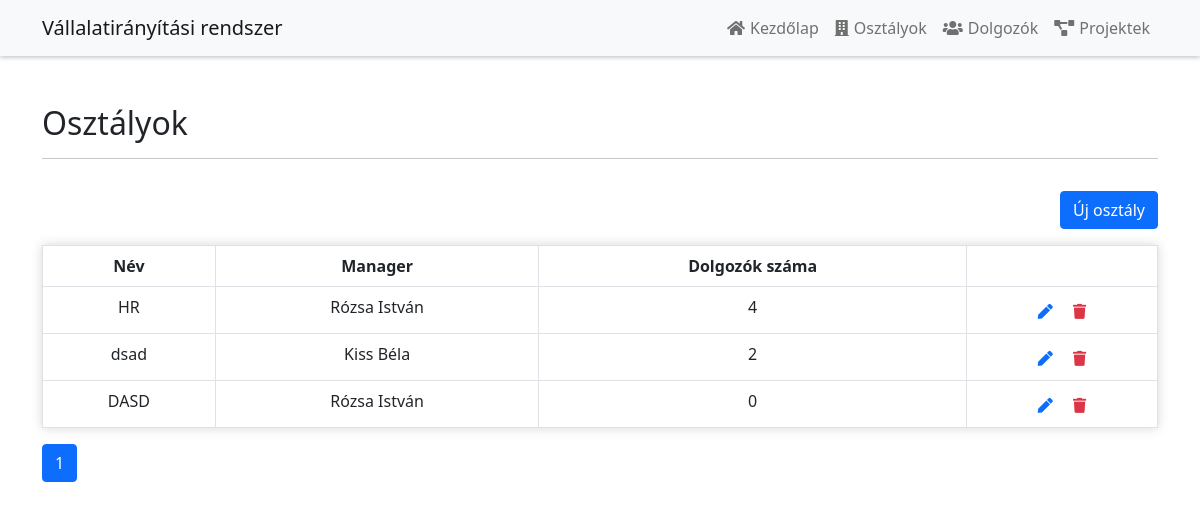
The page /department.php on the database its author committed.
### tables this page shows
CREATE TABLE `osztaly` (
  `id` int(11) NOT NULL,
  `nev` varchar(40) NOT NULL,
  `manager_id` int(11) DEFAULT NULL
);

CREATE TABLE `dolgozo` (
  `id` int(11) NOT NULL,
  `veznev` varchar(40) NOT NULL,
  `kernev` varchar(40) NOT NULL,
  `nem` tinyint(4) NOT NULL,
  `szulido` date NOT NULL,
  `fizetes` int(11) NOT NULL,
  `munkakor` varchar(40) NOT NULL,
  `profilkep` varchar(50) DEFAULT NULL,
  `osztaly_id` int(11) DEFAULT NULL
);

### department.php (the view)
<?php
include('functions.php');
$pdo = pdo_connect_mysql();
$perPage = 15;
$total_row = $pdo->query('SELECT osztaly.*, (SELECT COUNT(dolgozo.id) FROM dolgozo WHERE dolgozo.osztaly_id = osztaly.id) as dolgozo_count FROM osztaly')->rowCount();
$pages = ceil($total_row / $perPage);
$page = isset($_GET['page']) ? $_GET["page"] : 1;
$start = ($page - 1) * $perPage;
$query = "SELECT osztaly.*, (SELECT COUNT(dolgozo.id) FROM dolgozo WHERE dolgozo.osztaly_id = osztaly.id) as dolgozo_count FROM osztaly LIMIT $start, $perPage";
$osztalyok = $pdo->query($query)->fetchAll(PDO::FETCH_ASSOC);
?>
<?= template_header('Kezdőlap') ?>
<div class="container">
    <div class="row mt-5 mb-3">
        <div class="col-lg-12">
            <h2>Osztályok</h2>
            <hr>
        </div>
    </div>
    <div class="row mb-3">
        <div class="col-lg-12 text-end">
            <a class="btn btn-primary" href="new_department.php">Új osztály</a>
        </div>
    </div>
    <table class="table table-bordered">
        <thead>
        <tr>
            <th>Név</th>
            <th>Manager</th>
            <th>Dolgozók száma</th>
            <th></th>
        </tr>
        </thead>
        <tbody>
        <?php if (!empty($osztalyok)): ?>
            <?php foreach ($osztalyok as $osztaly): ?>
                <tr>
                    <td><?= $osztaly['nev'] ?></td>
                    <td>
                        <?php
                        $manager_stmt = $pdo->prepare("SELECT dolgozo.veznev, dolgozo.kernev FROM dolgozo, osztaly  WHERE dolgozo.id = osztaly.manager_id AND osztaly.manager_id = ?");
                        $manager_stmt->execute([$osztaly["manager_id"]]);
                        $manager = $manager_stmt->fetchAll(PDO::FETCH_OBJ);
                        if ($manager) {
                            echo $manager[0]->veznev . " " . $manager[0]->kernev;
                        } else {
                            echo "Nincs manager";
                        }
                        ?>
                    </td>
                    <td><?= $osztaly['dolgozo_count'] ?></td>
                    <td class="actions">
                        <a href="edit_department.php?id=<?= $osztaly['id'] ?>" class="edit"><i
                                class="fas fa-pen fa-xs"></i></a>
                        <a href="delete.php?osztaly_id=<?= $osztaly['id'] ?>" class="trash text-danger"><i
                                class="fas fa-trash fa-xs"></i></a>
                    </td>
                </tr>
            <?php endforeach; ?>
        <?php else: ?>
            <tr>
                <td colspan="9">Nincs rögzítve osztály.</td>
            </tr>
        <?php endif; ?>
        </tbody>
    </table>
    <ul class="pagination">
        <?php for ($i = 1; $i <= $pages; $i++): ?>
            <li class="page-item<?php echo ($i == $page) ? " active" : "" ?>"><a class="page-link"
                                                                                 href='<?php echo "?page=$i"; ?>'>
                    <?php echo $i; ?>
                </a></li>
        <?php endfor; ?>
    </ul>
</div>
<?= template_footer() ?>

### style/main.css (style rules this page uses)
.actions .edit { margin: 0 15px 0 0; }
.actions { font-size: 20px; text-align: center; }
.card, .table { box-shadow: 0 0 10px 0 rgba(100, 100, 100, 0.26); }
.table { text-align: center; }

### rows shown on the page
osztaly: nev "HR", manager.veznev "Rózsa", manager.kernev "István", dolgozo_count "4"
osztaly: nev "dsad", manager.veznev "Kiss", manager.kernev "Béla", dolgozo_count "2"
osztaly: nev "DASD", manager.veznev "Rózsa", manager.kernev "István", dolgozo_count "0"
